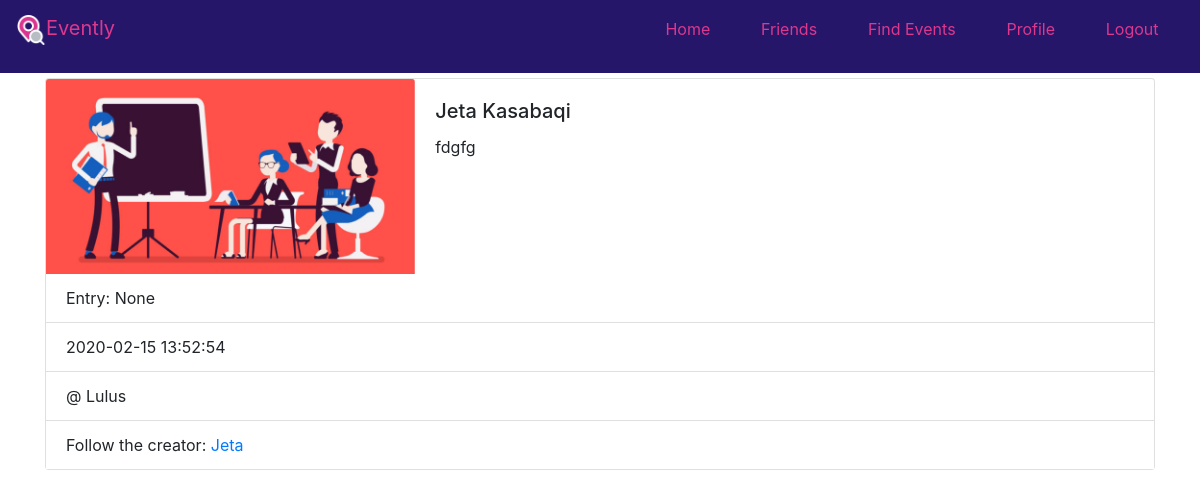
The page /events (signed in) on the database its author committed.
### app.py (models this page shows)
class Event(db.Model):
    id = db.Column(db.Integer, primary_key = True, nullable = False)
    name = db.Column(db.String(45))
    description = db.Column(db.String(255))
    location = db.Column(db.String(255))
    entry = db.Column(db.String(255))
    event_date = db.Column(db.DateTime, server_default = func.now())
    user_id = db.Column(db.Integer,db.ForeignKey('user.id'), nullable = False)
    user = db.relationship('User', foreign_keys =[user_id])
    created_at = db.Column(db.DateTime, server_default = func.now())
    update_at = db.Column(db.DateTime, server_default = func.now(), onupdate = func.now())

class User(db.Model):
    id = db.Column(db.Integer, primary_key = True, nullable = False)
    fname = db.Column(db.String(45))
    lname = db.Column(db.String(45))
    email = db.Column(db.String(255))
    password = db.Column(db.String(255))
    created_at = db.Column(db.DateTime, server_default = func.now())
    update_at = db.Column(db.DateTime, server_default = func.now(), onupdate = func.now())
    events_this_user_interest = db.relationship('Event', secondary = interests, backref = 'users_who_interest_event')
    users_this_user_is_following = db.relationship('User', secondary = followed_users,
                                                    primaryjoin = 'User.id  == followed_users.c.user_following',
                                                    secondaryjoin= 'User.id == followed_users.c.user_being_followed')
    users_who_follow_this_user = db.relationship('User', secondary = followed_users,
                                                    primaryjoin = 'User.id  == followed_users.c.user_being_followed',
                                                    secondaryjoin= 'User.id == followed_users.c.user_following')

### app.py (the view)
@app.route("/events")
def get_events():
    if 'userid' not in session:
        return redirect('/')
    user = User.query.filter_by(id = session['userid']).first()
    users = User.query.all()
    users_following = user.users_this_user_is_following
    events = Event.query.all()
    users_ids = [user.id for user in users]
    for user in users:
        if user in users_following:
            users.remove(user)
    for event in events:
        if event.user_id in users_ids:
            events.remove(event)
    for event in events:
        if event.user_id == session['userid']:
            events.remove(event)
    return render_template("events.html", events = events)

### templates/events.html (shortened to what this page needs)
<!DOCTYPE html>
<html lang="en">
<head>
    <link href="https://stackpath.bootstrapcdn.com/bootstrap/4.4.1/css/bootstrap.min.css" rel="stylesheet">
</head>
<body>
    <nav class="navbar d-flex justify-content-between align-items-baseline">
        <a class="navbar-brand" href="/">
            <img src="../static/images/icon.png" width="30" height="30" alt="">Evently
          </a>
          <ul class=" w-50 d-flex justify-content-around align-items-baseline">
            <li class="nav-item ">
              <a class="nav-link" href="/">Home</a>
            </li>
            <li class="nav-item">
              <a class="nav-link " href="/friends">Friends</a>
            </li>
            <li class="nav-item">
                <a class="nav-link " href="/events">Find Events</a>
              </li>
              <li class="nav-item">
                <a class="nav-link " href="/profile">Profile</a>
              </li>
              <li class="nav-item">
                <a class="nav-link " href="/logout">Logout</a>
              </li>
          </ul>
      </nav>
      <div class="events container">
        {% for event in events%}
        <div class="card mb-3">
          <div class="row no-gutters">
            <div class="col-md-4">
              <img src="../static/images/anim.jpg" class="card-img-top" alt="...">
            </div>
            <div class="col-md-8">
              <div class="card-body">
                <h5 class="card-title">{{event.name}}</h5>
                <p class="card-text">{{event.description}}</p>
              </div>
            </div>
            <div class="col-md-12">
              <ul class="list-group list-group-flush">
                <li class="list-group-item">Entry: {{event.entry}}</li>
                <li class="list-group-item">{{event.event_date}}</li>
                <li class="list-group-item">@ {{event.location}}</li>
                <li class="list-group-item">Follow the creator: <a href="/add-friend/{{event.user.id}}"> {{event.user.fname}}</a></li>
              </ul>
            </div>
          </div>
        </div>
        {%endfor%}
        </div>
</body>
</html>

### templates/events.html (style rules this page uses)
nav { background-color: #251669; }
nav a { color: #DB388E; }
nav ul { list-style-type: none; }
.card { display: inline-block; margin-top: 5px; }

### rows shown on the page
Event: name "Jeta Kasabaqi", description "fdgfg", entry "None", event_date "2020-02-15 13:52:54", location "Lulus", user.fname "Jeta"
